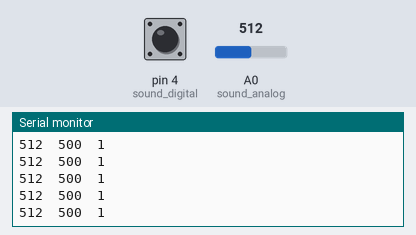
A sketch run on a simulated Arduino Uno, built with avr-gcc and run on an emulated ATmega328P. Shown: the last lines printed to the serial monitor. The test bench sets the inputs (shaded band); at power-on: A0 (sound_analog) = 512, pin 4 (sound_digital) HIGH.

Above: at 1.2 s.
1.3 s: A0 (sound_analog) set to 988
At 2.4 s:
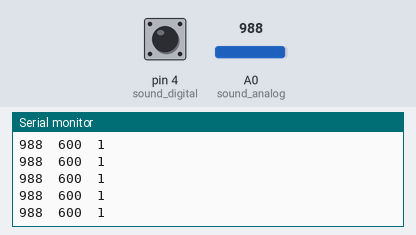
2.8 s: A0 (sound_analog) set to 1013
At 3.8 s:
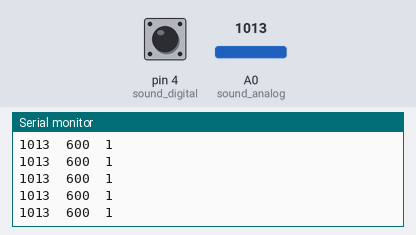
Timing chart, 0 to 5.8 s (numbered marks = the images above; inputs shaded):
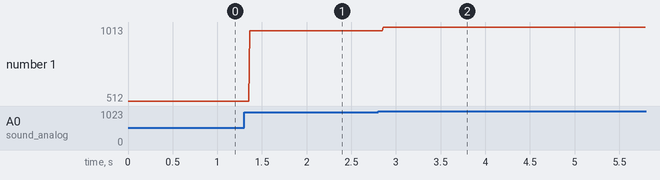

The sketch:

Read_Sound_Sensor.ino
```cpp
int led = 13; // bisa diganti d7
int sound_digital = 4; // bisa diganti d2 sesuai kabel ke arah do mic
int sound_analog = A0;
int sound_dig = 500;
boolean trigered = 0;
unsigned long time_low = 0;
unsigned long time_high = 0;
unsigned long waktuselisih = 0;
int prev_val = 553;
int range = 0;

void setup(){
  Serial.begin(9600);
  pinMode(sound_digital, INPUT);
}

void loop(){
  int val_digital = digitalRead(sound_digital);
  int val_analog = analogRead(sound_analog);
  range = val_analog - prev_val;
  prev_val = val_analog;


  if (range > 5){
      trigered = 1;
      time_high = millis();
      sound_dig = 600;
     }

  if(trigered){
     sound_dig = 600;
     if(val_digital == LOW){
      time_low = millis();
      waktuselisih = time_low - time_high;
      if (waktuselisih > 120){
        sound_dig = 500;
        trigered = 0;
      }
     }
   }

   Serial.print(val_analog);
   Serial.print("\t");
   Serial.print(sound_dig);
   Serial.print("\t");
   Serial.println(val_digital);
   delay(10);


  //Serial.println(switch_time);
}
```

Measured:
- after the input at 1.3 s, the serial monitor: prints a new line after 0.06 s (image 1)
- after the input at 2.8 s, the serial monitor: prints a new line after 0.06 s (image 2)
- plotted number 1: 512 → 988 after the input at 1.3 s, 988 → 1013 after the input at 2.8 s
